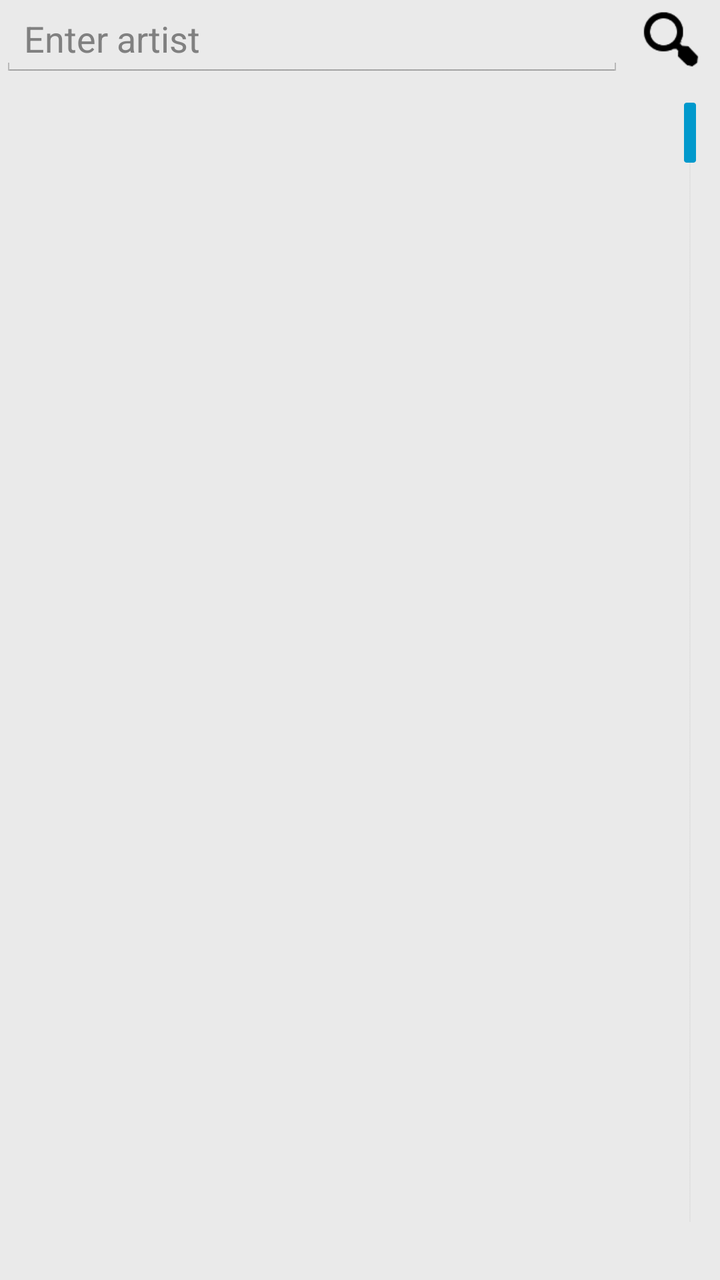
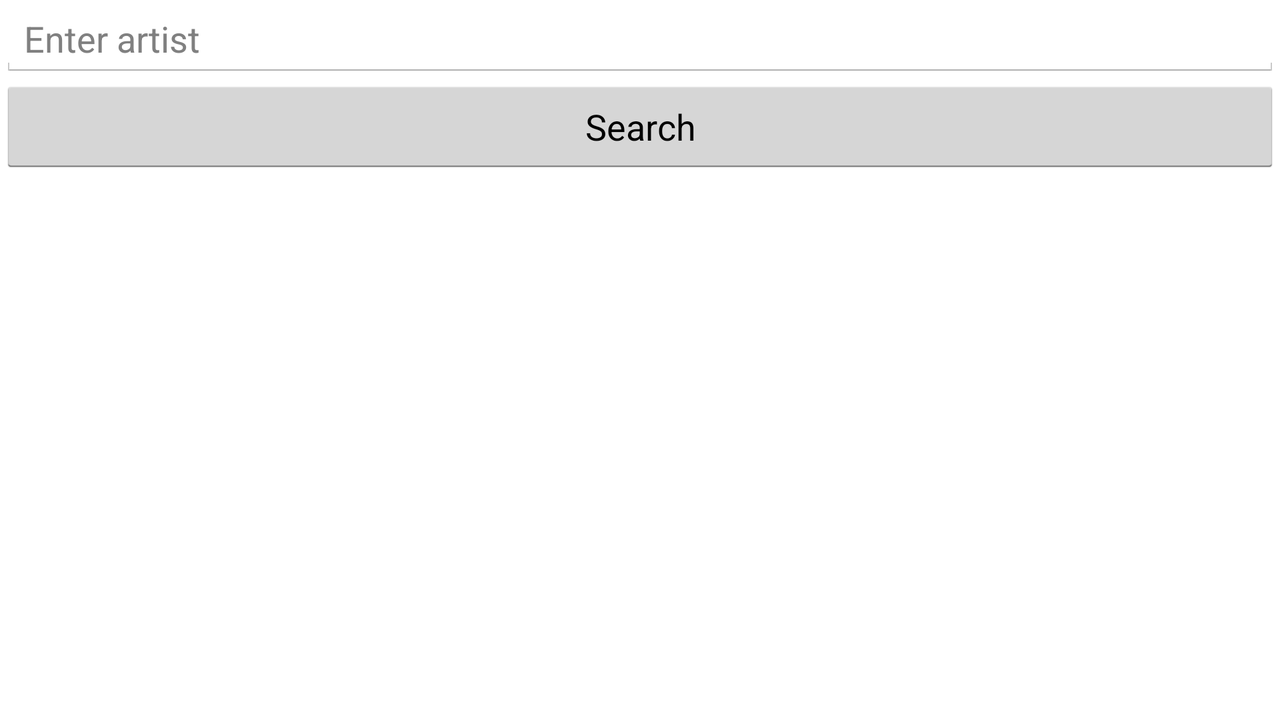

Compare how this app lays out the same screen by default and in its alternative resource folder. The renders come first, then the two layout files and the values they reference.
<!-- AndroidManifest.xml: application theme AppTheme -->
<!-- res/layout/search.xml -->
<RelativeLayout
    xmlns:android="http://schemas.android.com/apk/res/android"
	android:layout_width="match_parent"
	android:layout_height="match_parent"
	android:orientation="vertical"
	android:background="#eaeaea" >        
	<LinearLayout
	    android:id="@+id/editAndButton"
		android:layout_width="fill_parent"
		android:layout_height="wrap_content"
		android:layout_alignParentTop="true"
		android:background="@null" >
		<EditText
			android:id="@+id/editPerformer"
			android:layout_width="0dip"
			android:layout_height="wrap_content"
			android:layout_weight="0.76"
			android:hint="@string/hint_author"
			android:imeOptions="actionSearch"
			android:singleLine="true" />
		<ImageButton
		    android:id="@+id/searchBtn"
			android:layout_width="wrap_content"
			android:layout_height="match_parent"
			android:background="#eaeaea"
			android:drawableBottom="@drawable/white_line"
			android:onClick="searchView"
			android:src="@drawable/loop_border"
			android:textColor="#ffffff"
			android:contentDescription="@string/imageDescLoopBtn" />
	</LinearLayout>
	<ListView
		android:id="@+id/searchListView"
		android:layout_width="match_parent"
		android:layout_height="wrap_content"
		android:layout_alignParentBottom="true"
		android:layout_alignParentRight="true"
		android:layout_below="@+id/editAndButton"
		android:fastScrollEnabled="true" >	
	</ListView>
</RelativeLayout>
<!-- resources referenced by this layout -->
<resources>
  <!-- drawable loop_border: png bitmap (drawable-hdpi, 998 bytes) -->
  <!-- drawable white_line: png bitmap (drawable-hdpi, 174 bytes) -->
  <string name="hint_author">Enter artist</string>
  <string name="imageDescLoopBtn">Search button</string>
  <!-- from res/values-v14/ -->
  <style name="AppTheme" parent="android:Theme.Holo.Light.DarkActionBar">
          <item name="android:actionBarStyle">@style/CustomActionBarStyle</item>
      </style>
  <!-- from res/values-v14/ -->
  <style name="CustomActionBarStyle" parent="@android:style/Widget.Holo.Light.ActionBar">
          <item name="android:background">#000000</item>
      	<item name="android:displayOptions">useLogo|showHome</item>
  	</style>
</resources>
<!-- res/layout-land/search.xml (the repository's variant of the layout above) -->
<!-- drawn on the phone turned sideways -->
<RelativeLayout xmlns:android="http://schemas.android.com/apk/res/android"
    android:layout_width="match_parent"
    android:layout_height="match_parent"
    android:orientation="vertical" >
 
  
        <EditText
        	android:id="@+id/editPerformer"
        	android:layout_width="fill_parent"
        	android:layout_height="wrap_content"
        	android:hint="@string/hint_author" />

        <Button
            android:id="@+id/searchBtn"
            android:layout_width="match_parent"
            android:layout_height="wrap_content"
            android:layout_alignParentLeft="true"
            android:onClick="searchView"
            android:text="@string/search"
            android:layout_below="@+id/editPerformer" />
        

        <ListView
            android:id="@+id/searchListView"
            android:layout_width="match_parent"
            android:layout_height="wrap_content"
            android:layout_alignParentBottom="true"
            android:layout_alignParentRight="true"
            android:layout_below="@+id/searchBtn" >

        </ListView>
 
</RelativeLayout>
<!-- resources referenced by the variant -->
<!-- as the phone turned sideways resolves them -->
<resources>
  <string name="hint_author">Enter artist</string>
  <string name="search">Search</string>
  <!-- from res/values-v14/ -->
  <style name="AppTheme" parent="android:Theme.Holo.Light.DarkActionBar">
          <item name="android:actionBarStyle">@style/CustomActionBarStyle</item>
      </style>
  <!-- from res/values-v14/ -->
  <style name="CustomActionBarStyle" parent="@android:style/Widget.Holo.Light.ActionBar">
          <item name="android:background">#000000</item>
      	<item name="android:displayOptions">useLogo|showHome</item>
  	</style>
</resources>
